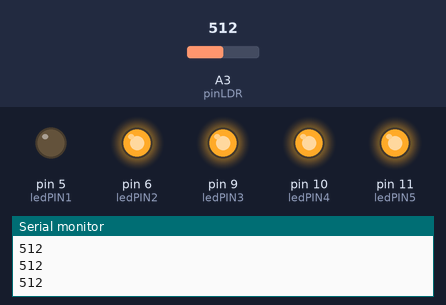
A sketch run on a simulated Arduino Uno, built with avr-gcc and run on an emulated ATmega328P. Parts: output pins drawn as LEDs (lit = HIGH), the last lines printed to the serial monitor. The inputs (shaded band) are chosen by the test bench; at power-on: A3 (pinLDR) = 512.

Above: at 1.2 s.
1.3 s: A3 (pinLDR) set to 535
At 2.4 s:
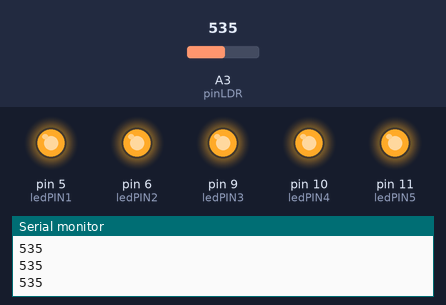
2.8 s: A3 (pinLDR) set to 413
At 3.6 s:
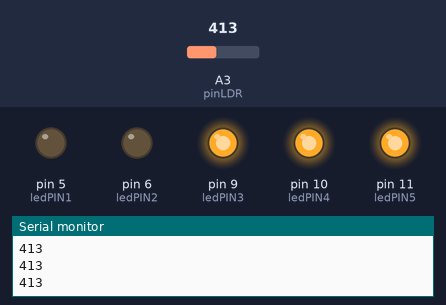
4.3 s: A3 (pinLDR) set to 338
5.8 s: A3 (pinLDR) set to 314
At 7.0 s:
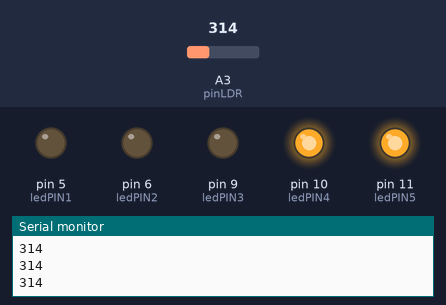
7.3 s: A3 (pinLDR) set to 234
8.8 s: A3 (pinLDR) set to 214
At 9.4 s:
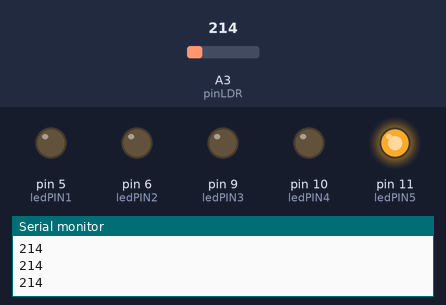
Timing chart, 0 to 11.3 s (numbered marks = the images above; inputs shaded):
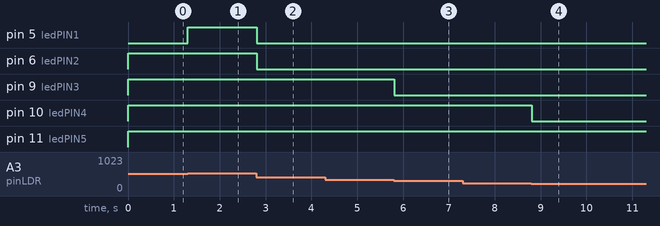

The sketch:

Guillermo_Valencia_M__A00373570__-_LabArduino1.ino
```cpp
int pinLDR = A3;
int valorLDR = 0;

const int ledPIN1 = 5;
const int ledPIN2 = 6;
const int ledPIN3 = 9;
const int ledPIN4 = 10;
const int ledPIN5 = 11;

void setup() {
  Serial.begin(9600);
  pinMode(ledPIN1 , OUTPUT);
  pinMode(ledPIN2 , OUTPUT);
  pinMode(ledPIN3 , OUTPUT);
  pinMode(ledPIN4 , OUTPUT);
  pinMode(ledPIN5 , OUTPUT);
}

void loop(){
  valorLDR = analogRead(pinLDR);
  Serial.println(valorLDR);
  if(valorLDR >= 523){
  digitalWrite(ledPIN1, HIGH);
  digitalWrite(ledPIN2, HIGH);
  digitalWrite(ledPIN3, HIGH);
  digitalWrite(ledPIN4, HIGH);
  digitalWrite(ledPIN5, HIGH);
  } else if((valorLDR >= 423) & (valorLDR < 523)){
    digitalWrite(ledPIN1, LOW);
    digitalWrite(ledPIN2, HIGH);
    digitalWrite(ledPIN3, HIGH);
    digitalWrite(ledPIN4, HIGH);
    digitalWrite(ledPIN5, HIGH);
    } else if((valorLDR >= 323) & (valorLDR < 423)){
      digitalWrite(ledPIN1, LOW);
      digitalWrite(ledPIN2, LOW);
      digitalWrite(ledPIN3, HIGH);
      digitalWrite(ledPIN4, HIGH);
      digitalWrite(ledPIN5, HIGH);
    } else if((valorLDR >= 223) & (valorLDR < 323)){
      digitalWrite(ledPIN1, LOW);
      digitalWrite(ledPIN2, LOW);
      digitalWrite(ledPIN3, LOW);
      digitalWrite(ledPIN4, HIGH);
      digitalWrite(ledPIN5, HIGH);
      } else if((valorLDR >= 123) & (valorLDR < 223)){
        digitalWrite(ledPIN1, LOW);
        digitalWrite(ledPIN2, LOW);
        digitalWrite(ledPIN3, LOW);
        digitalWrite(ledPIN4, LOW);
        digitalWrite(ledPIN5, HIGH);
        }
  else{
    digitalWrite(ledPIN1, LOW);
    digitalWrite(ledPIN2, LOW);
    digitalWrite(ledPIN3, LOW);
    digitalWrite(ledPIN4, LOW);
    digitalWrite(ledPIN5, LOW);
  }
}
```

Measured:
- the behaviour switches between 522 and 523 on A3 (pinLDR) (found by bisection; images 0 and 1)
- the behaviour switches between 323 and 322 on A3 (pinLDR) (found by bisection; images 2 and 3)
- the behaviour switches between 223 and 222 on A3 (pinLDR) (found by bisection; images 3 and 4)
- after the input at 1.3 s, pin 5 (ledPIN1): LOW → HIGH at once
- after the input at 2.8 s, pin 5 (ledPIN1), pin 6 (ledPIN2): HIGH → LOW at once
- after the input at 5.8 s, pin 9 (ledPIN3): HIGH → LOW at once
- after the input at 8.8 s, pin 10 (ledPIN4): HIGH → LOW at once
